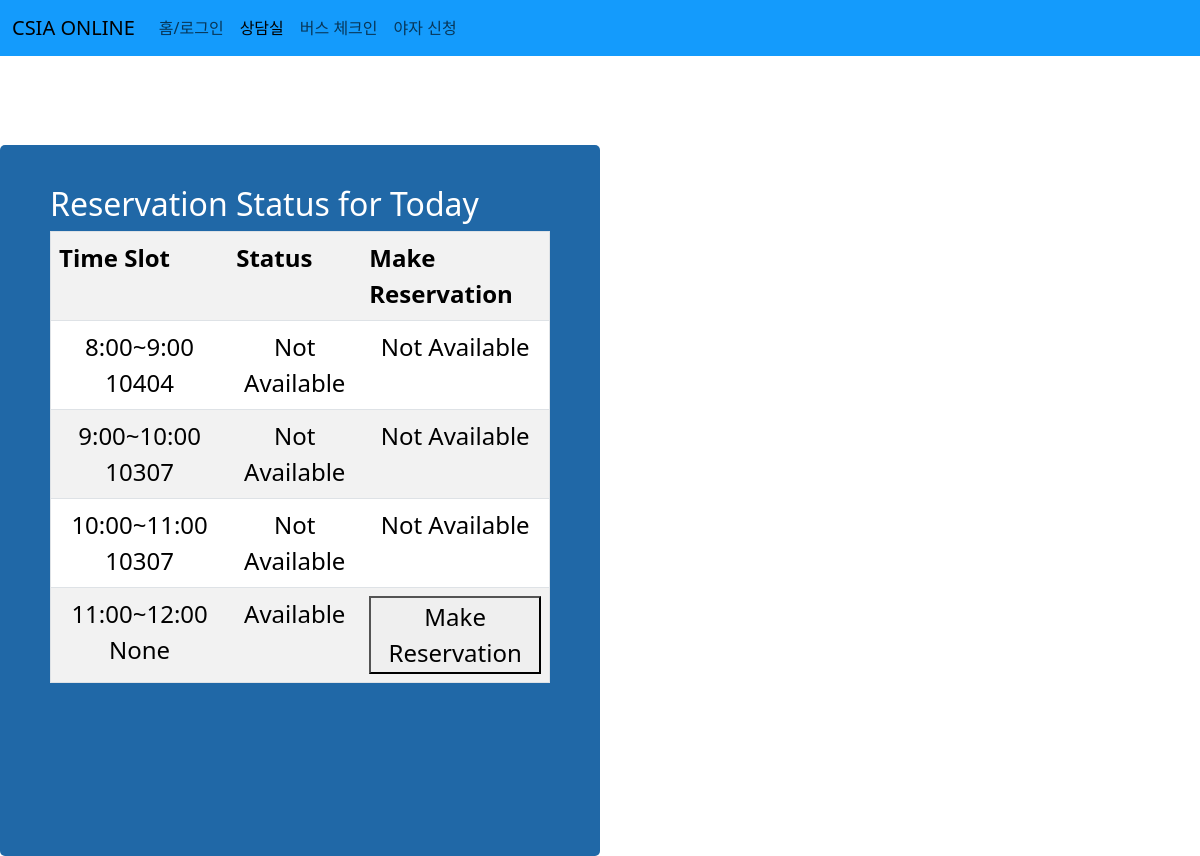
The page /counsel/ (signed in) on the database its author committed.
### counsel/models.py (models this page shows)
class Reservation(models.Model):
    timeSlot = models.CharField(max_length=20, unique=True)
    availability = models.BooleanField(default=True)
    student_id = models.CharField(max_length=10, null=True, blank=True)

### counsel/views.py (the view, shortened to what this page needs)
# urls.py: path("counsel/", views.counsel_view, name="counsel"),
@csrf_exempt
def counsel_view(request):
    Reservations = Reservation.objects.all()
    print(request.user.student_id)
    return render(request, "index.html", {"Reservations": Reservations, "current_student_id": request.user.student_id})

### counsel/templates/index.html (shortened to what this page needs)
<!DOCTYPE html>
<html lang="en">
<head>
    <link href="https://cdn.jsdelivr.net/npm/bootstrap@5.3.2/dist/css/bootstrap.min.css" rel="stylesheet">
</head>
<body>
    {% extends "base.html" %}
    {% block content %}
  <div class="wrapper">
    <div class="box a">
      <div id="reservationStatus">
        <h2>Reservation Status for Today</h2>
        <table border="1" class="table table-striped table-hover">
          <tr>
            <th>Time Slot</th>
            <th>Status</th>
            <th>Make Reservation</th>
          </tr>
          {% for Reservation in Reservations %}
            <tr>
              <td>{{ Reservation.timeSlot }} {{Reservation.student_id}}</td>
              <td class="Availability" data-time-slot="{{ Reservation.timeSlot }}">
                {% if Reservation.student_id == current_student_id %}
                  Not Available
                {% else %}
                  {% if Reservation.availability %}
                    Available
                  {% else %}
                    Not Available
                  {% endif %}
                {% endif %}
              </td>
              <td>
                {% if Reservation.student_id == current_student_id %}
                  <button class="reservation-button" data-time-slot="{{ Reservation.timeSlot }}" data-action="Delete">Delete Reservation</button>
                {% else %}
                  {% if Reservation.availability %}
                    <button class="reservation-button" data-time-slot="{{ Reservation.timeSlot }}" data-action="Make">Make Reservation</button>
                  {% else %}
                    <p1>Not Available</p1>
                  {% endif %}
                {% endif %}
              </td>
            </tr>
          {% endfor %}
        </table>
      </div>
    </div>
  </div>
{% endblock %}

### counsel/templates/index.html (style rules this page uses)
body { font-family: Arial, sans-serif; text-align: center; }
.wrapper { display: grid; grid-template-columns: repeat(12, 1fr); grid-template-rows: repeat(9, 1fr); height: 100vh; background-color: #fff; color: #444; }
.box { background-color: rgb(32, 104, 167); color: #fff; border-radius: 5px; padding: 20px; font-size: 150%; }
.a { grid-column: 1 / 6 span; grid-row: 2 / 8 span ; }
#reservationStatus { margin-top: 20px; margin-left: 30px; margin-right: 30px; }
table { width: 50%; margin-left: auto; margin-right: auto; }
table, th, td { border: 1px solid black; }
th, td { padding: 10px; text-align: center; }

### rows shown on the page
Reservation: timeSlot "8:00~9:00", student_id "10404", availability "Not Available"
Reservation: timeSlot "9:00~10:00", student_id "10307", availability "Not Available"
Reservation: timeSlot "10:00~11:00", student_id "10307", availability "Not Available"
Reservation: timeSlot "11:00~12:00", student_id "None", availability "Available"
